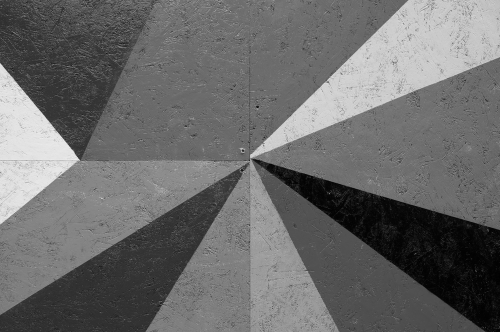
#> input picture lab3/3-1.PNG, 500 x 332 px, shrunk from 1493 x 991 before the run, found by its file name
$ python task5_2.py
#> lines starting #> are read from the running program, lines starting #| are printed output that depends on the picture
# Протестировать работу детектора границ Кенни на изображениях с четкими и нечеткими границами.
# Пример изображения с четкими границами:

# Пример изображения с нечеткими границами (здесь представим, что финальная задача - выделить полосы разметки.
# На этапе выделения границ достаточно выделить границы вокруг полос и границы вокруг других частей изображения,
# которые позже будут отфильтрованы другими методами)
import cv2
from task5_1 import print_images
from matplotlib import pyplot as plt

path_clear = "S:\\CV\\lab5\\3-1.PNG"
path_parking = "S:\\CV\\lab5\\parking.jpg"

img_clear = cv2.imread(path_clear, cv2.IMREAD_REDUCED_GRAYSCALE_2)
#> img_clear is the input picture: shape (332, 500); min 1, max 236, mean 107.3
img_clear_blur = cv2.GaussianBlur(img_clear, (13, 13), 0)
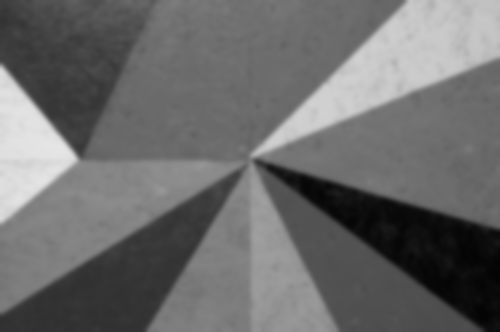
#> img_clear_blur: shape (332, 500); min 3, max 229, mean 107.3
canny_clear_blur = cv2.Canny(img_clear_blur, threshold1=20, threshold2=60, apertureSize=3)
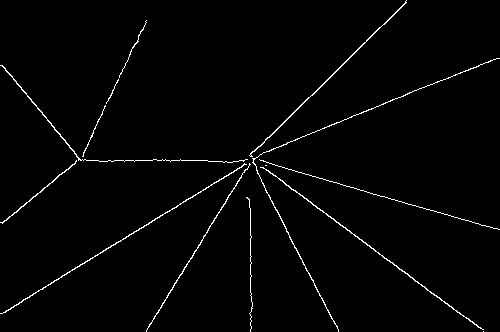
#> canny_clear_blur: shape (332, 500); 1.7% white in thin lines or dots
clear = {'original': img_clear, 'GaussianBlur': img_clear_blur, 'Canny': canny_clear_blur}

img_parking = cv2.imread(path_parking, cv2.IMREAD_REDUCED_GRAYSCALE_2)
#> (the run stopped early here; a loop or call above may not have finished)

$ run again, with lab3/3-2.PNG copied over lab3/3-1.PNG
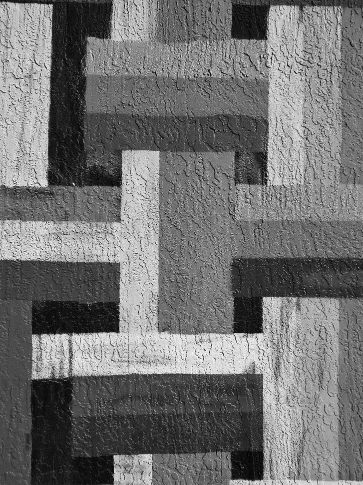
#> input picture lab3/3-2.PNG, 363 x 485 px, shrunk from 906 x 1211 before the run, found by its file name
#> img_clear is the input picture: shape (485, 363); min 2, max 250, mean 113.7
#> `img_clear_blur = cv2.GaussianBlur(img_clear, (13, 13), 0)`:
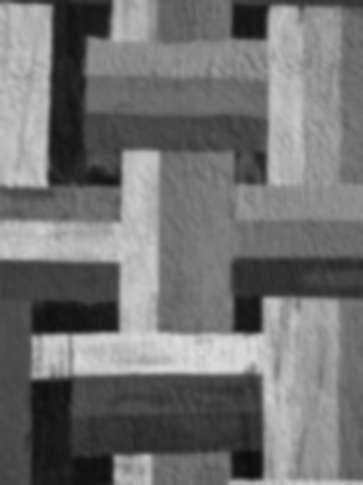
#> img_clear_blur: shape (485, 363); min 12, max 220, mean 113.7
#> `canny_clear_blur = cv2.Canny(img_clear_blur, threshold1=20, threshold2..`:
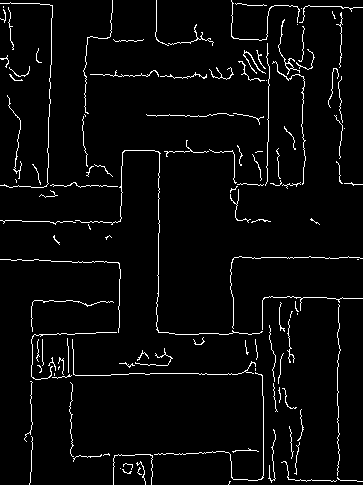
#> canny_clear_blur: shape (485, 363); 3.7% white in thin lines or dots

$ run again, with lab3/3-4.PNG copied over lab3/3-1.PNG
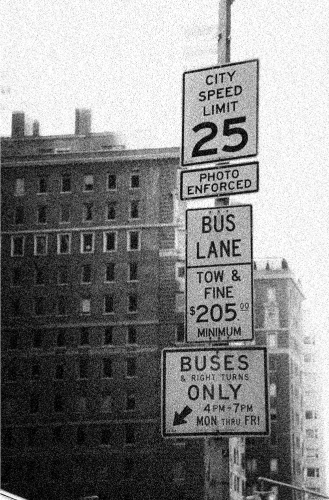
#> input picture lab3/3-4.PNG, 329 x 500 px, shrunk from 972 x 1475 before the run, found by its file name
#> img_clear is the input picture: shape (500, 329); min 0, max 255, mean 135.8
#> `img_clear_blur = cv2.GaussianBlur(img_clear, (13, 13), 0)`:
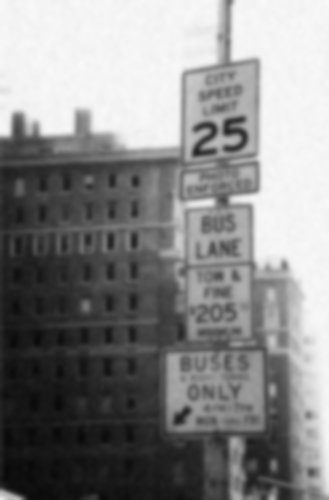
#> img_clear_blur: shape (500, 329); min 8, max 248, mean 135.8
#> `canny_clear_blur = cv2.Canny(img_clear_blur, threshold1=20, threshold2..`:
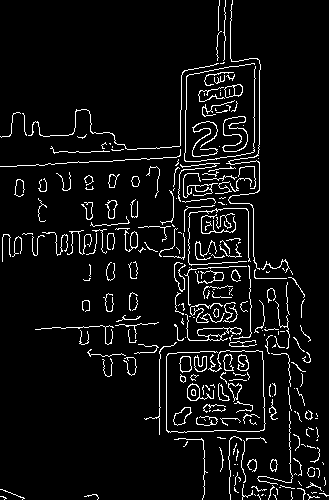
#> canny_clear_blur: shape (500, 329); 6.1% white in thin lines or dots
